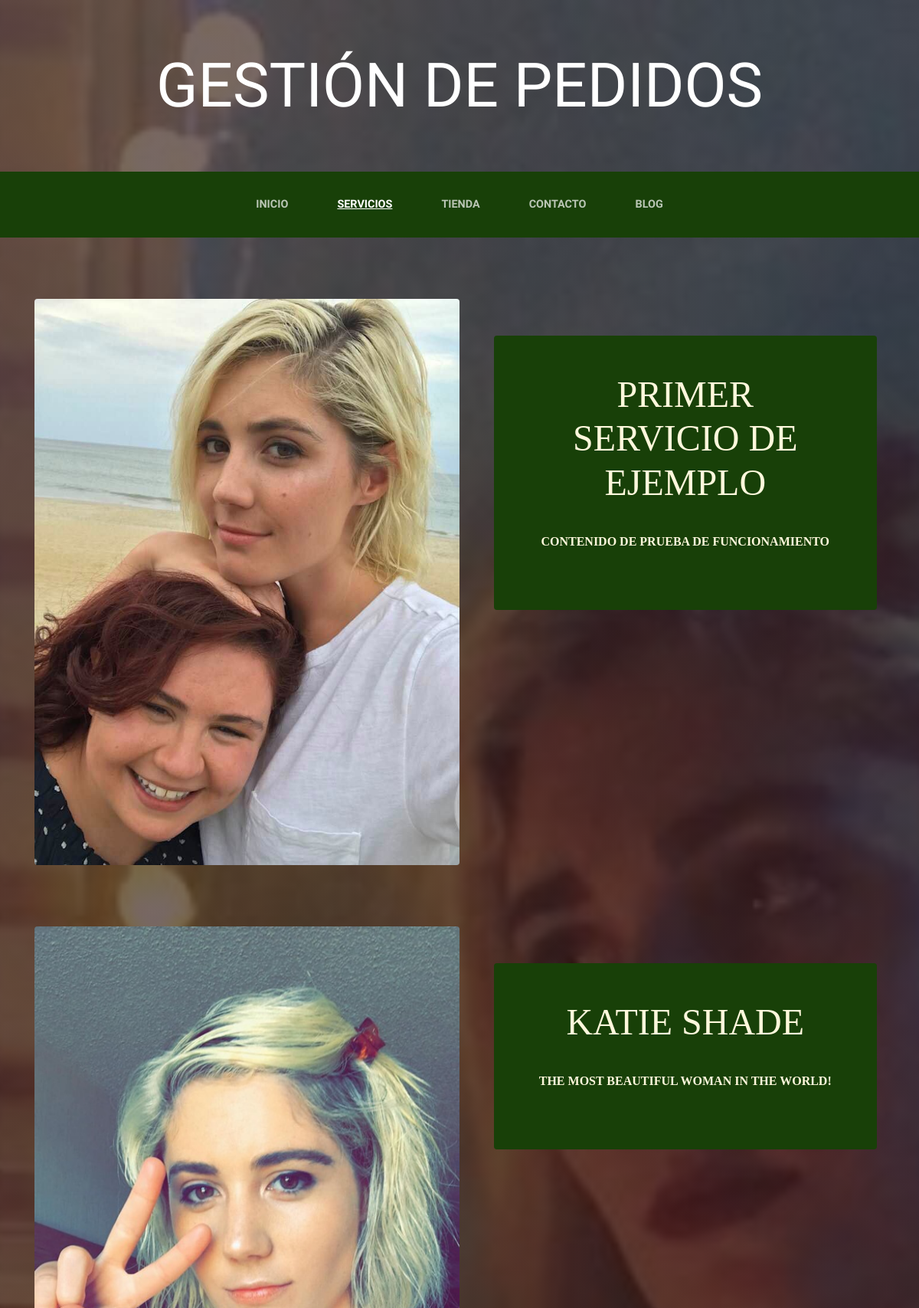
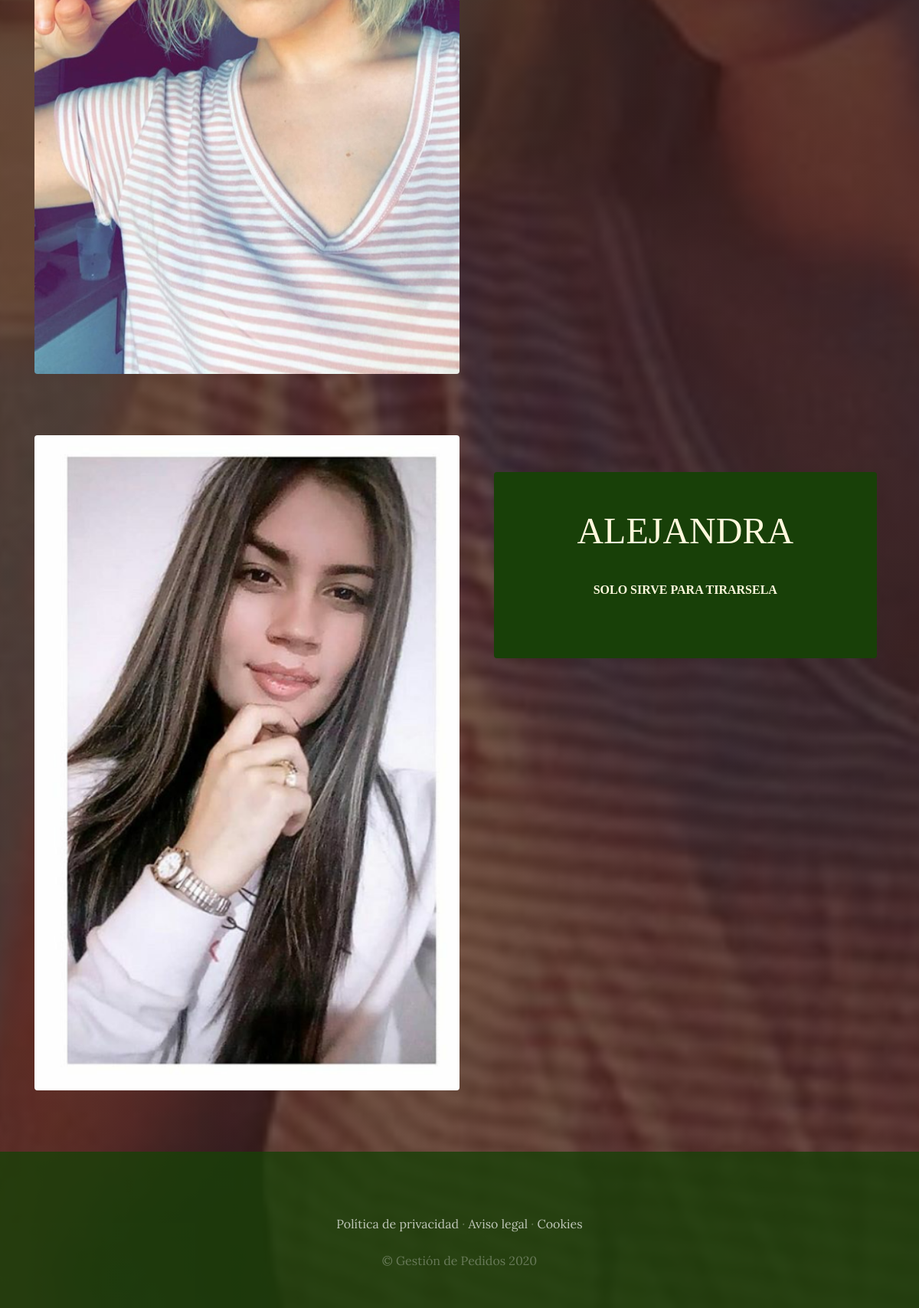
The app's page /servicios/ with its own data (2 pictures, top to bottom).
### Servicios/models.py (models this page shows, shortened)
class Servicio(models.Model):
    titulo = models.CharField(max_length = 50)
    contenido = models.CharField(max_length = 50)
    imagen = models.ImageField(upload_to='servicios')
    created = models.DateTimeField(auto_now_add = True)
    updated = models.DateTimeField(auto_now_add = True)
    class Meta:
        verbose_name = 'servicio'
        verbose_name_plural = 'servicios'

### Servicios/views.py (the view)
# urls.py: path('servicios/', include('Servicios.urls')),
def servicios(request):
    servicios = Servicio.objects.all()
    return render(request, "servicios/servicios.html", {'servicios':servicios})

### Servicios/templates/servicios/servicios.html
{% extends "ProyectoWebApp/base.html" %}
{% load static %}
{% block content %}
{% for servicio in servicios %}
  <section class="page-section clearfix">
    <div class="container">
      <div class="intro">
        <img class="intro-img img-fluid mb-3 mb-lg-0 rounded" src="{{servicio.imagen.url}}" alt="" style="width: 50%;">
        <div class="intro-text left-0 text-center bg-faded p-5 rounded">
          <h2 class="section-heading mb-4" >
            <span class="section-heading-lower">{{servicio.titulo}}</span>
            <br>
            <span class="section-heading-upper">{{servicio.contenido}}</span>
          </h2>
        </div>
      </div>
    </div>
  </section>
  {% endfor %}
{% endblock %}

### ProyectoWebApp/static/ProyectoWebApp/css/gestion.css (style rules this page uses)
body { font-family: 'Lora'; background: linear-gradient(rgba(47, 23, 15, 0.65), rgba(47, 23, 15, 0.65)), url("../img/katieBeautiful.jpg"); background-attachment: fixed; background-position: center; background-size: cover; }
h1, h2, h3, h4, h5, h6 { font-family: 'Calibri'; }
.page-section { margin-top: 5rem; margin-bottom: 5rem; }
.section-heading { text-transform: uppercase; }
.section-heading .section-heading-upper { display: block; font-size: 1rem; font-weight: 800; padding-bottom:.5rem; }
.section-heading .section-heading-lower { display: block; font-size: 3rem; font-weight: 100; }
.bg-faded { background-color: rgba(255, 255, 255, 0.85); }
.intro { position: relative; }
@media (min-width: 992px) { .intro .intro-img { width: 75%; float: left; } }
@media (min-width: 992px) { .intro .intro-text { left: 600; width: 60%; margin-top: 3rem; background-color: rgba(24, 64, 8); color: cornsilk; position: absolute; } }
@media (min-width: 1200px) { .intro .intro-text { width: 45%; } }

### records on screen
Servicio: imagen (picture), titulo "PRIMER SERVICIO DE EJEMPLO", contenido "CONTENIDO DE PRUEBA DE FUNCIONAMIENTO"
Servicio: imagen (picture), titulo "KATIE SHADE", contenido "THE MOST BEAUTIFUL WOMAN IN THE WORLD!"
Servicio: imagen (picture), titulo "ALEJANDRA", contenido "SOLO SIRVE PARA TIRARSELA"
